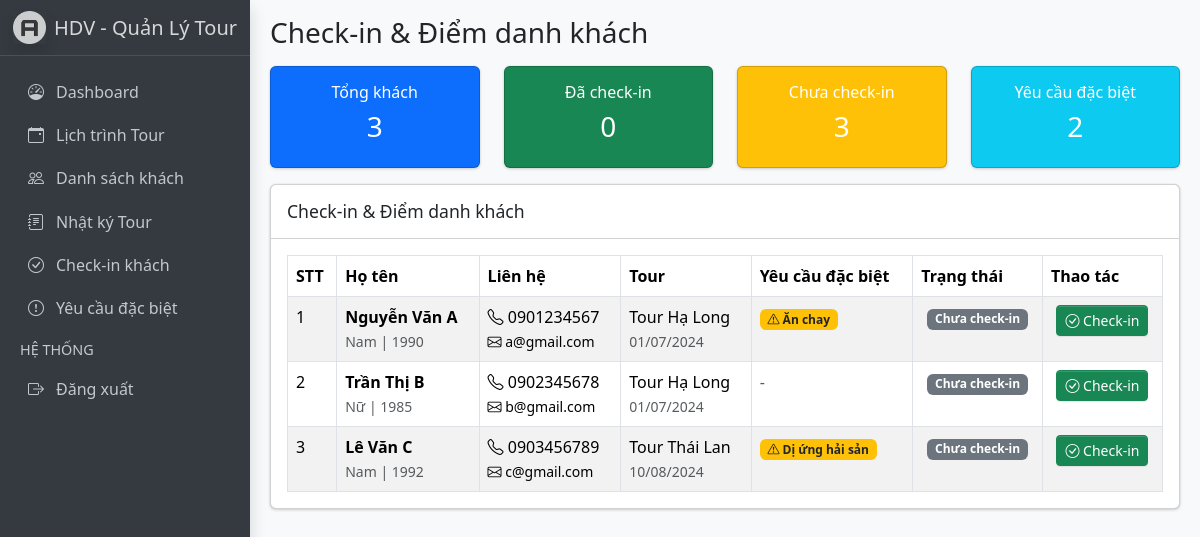
The page /guide/checkin (signed in) on the database its author committed.
### tables this page shows
CREATE TABLE `customers` (
  `id` bigint(20) NOT NULL,
  `booking_id` bigint(20) DEFAULT NULL,
  `name` varchar(100) NOT NULL,
  `phone` varchar(20) DEFAULT NULL,
  `email` varchar(100) DEFAULT NULL,
  `gender` enum('Nam','Nữ','Khác') DEFAULT NULL,
  `birth_year` int(11) DEFAULT NULL,
  `id_number` varchar(50) DEFAULT NULL,
  `address` text DEFAULT NULL,
  `payment_status` enum('Chưa thanh toán','Đã cọc','Hoàn tất') DEFAULT 'Chưa thanh toán',
  `special_requirements` text DEFAULT NULL,
  `check_in_status` enum('Chưa check-in','Đã check-in') DEFAULT 'Chưa check-in',
  `room_number` varchar(50) DEFAULT NULL,
  `created_at` timestamp NOT NULL DEFAULT current_timestamp(),
  `updated_at` timestamp NOT NULL DEFAULT current_timestamp() ON UPDATE current_timestamp()
);

CREATE TABLE `tours` (
  `id` bigint(20) NOT NULL,
  `name` varchar(255) NOT NULL,
  `description` text DEFAULT NULL,
  `category_id` bigint(20) DEFAULT NULL,
  `schedule` longtext DEFAULT NULL CHECK (json_valid(`schedule`)),
  `images` longtext DEFAULT NULL CHECK (json_valid(`images`)),
  `prices` longtext DEFAULT NULL CHECK (json_valid(`prices`)),
  `policies` longtext DEFAULT NULL CHECK (json_valid(`policies`)),
  `suppliers` longtext DEFAULT NULL CHECK (json_valid(`suppliers`)),
  `price` decimal(15,2) DEFAULT NULL,
  `status` tinyint(4) NOT NULL,
  `created_at` timestamp NOT NULL DEFAULT current_timestamp(),
  `updated_at` timestamp NOT NULL DEFAULT current_timestamp() ON UPDATE current_timestamp()
);

CREATE TABLE `bookings` (
  `id` bigint(20) NOT NULL,
  `tour_id` bigint(20) DEFAULT NULL,
  `customer_name` varchar(100) DEFAULT NULL,
  `customer_phone` varchar(20) DEFAULT NULL,
  `customer_email` varchar(100) DEFAULT NULL,
  `booking_type` enum('Khách lẻ','Đoàn') DEFAULT NULL,
  `num_people` int(11) DEFAULT NULL,
  `created_by` bigint(20) DEFAULT NULL,
  `assigned_guide_id` bigint(20) DEFAULT NULL,
  `status` bigint(20) DEFAULT NULL,
  `start_date` date DEFAULT NULL,
  `end_date` date DEFAULT NULL,
  `special_requirements` text DEFAULT NULL,
  `schedule_detail` longtext DEFAULT NULL CHECK (json_valid(`schedule_detail`)),
  `service_detail` longtext DEFAULT NULL CHECK (json_valid(`service_detail`)),
  `diary` longtext DEFAULT NULL CHECK (json_valid(`diary`)),
  `lists_file` longtext DEFAULT NULL CHECK (json_valid(`lists_file`)),
  `notes` text DEFAULT NULL,
  `created_at` timestamp NOT NULL DEFAULT current_timestamp(),
  `updated_at` timestamp NOT NULL DEFAULT current_timestamp() ON UPDATE current_timestamp()
);

### src/helpers/helpers.php (called while the page is built, shortened)
<?php
function view_path(string $view): string
{
    $normalized = str_replace('.', DIRECTORY_SEPARATOR, $view);
    return BASE_PATH . DIRECTORY_SEPARATOR . 'views' . DIRECTORY_SEPARATOR . $normalized . '.php';
}
function view(string $view, array $data = []): void
{
    $file = view_path($view);
    extract($data, EXTR_OVERWRITE);
    include $file;
}

### src/controllers/GuideController.php (called while the page is built, shortened)
<?php
class GuideController
{
    public function checkin()
    {
        $customers = Customer::getAll();
        view('guide.checkin', [
            'title' => 'Check-in khách',
            'pageTitle' => 'Check-in & Điểm danh khách',
            'customers' => $customers
        ]);
    }
}

### index.php (called while the page is built, shortened)
<?php
require_once __DIR__ . '/src/helpers/helpers.php';
if (file_exists(__DIR__ . '/src/models/Customer.php')) require_once __DIR__ . '/src/models/Customer.php';
require_once __DIR__ . '/src/controllers/GuideController.php';
$homeController = new HomeController();
$authController = new AuthController();
$categoryController = new CategoryController();
$adminController = new AdminController();
$guideController = new GuideController();
$act = $_GET['act'] ?? '/';
match ($act) {
    '/', 'welcome' => $homeController->welcome(),
    'home' => $homeController->home(),
    'login' => $authController->login(),
    'check-login' => $authController->checkLogin(),
    'logout' => $authController->logout(),
    'categories' => $categoryController->index(),
    'admin/dashboard' => $homeController->home(),
    'admin/tours' => $adminController->tours(),
    'admin/tours/add' => $adminController->addTour(),
    'admin/tours/edit' => $adminController->editTour(),
    'admin/tours/view' => $adminController->viewTour(),
    'admin/bookings' => $adminController->bookings(),
    'admin/bookings/add' => $adminController->addBooking(),
    'admin/bookings/customers' => $adminController->bookingCustomers(),
    'admin/customers' => $adminController->customers(),
    'admin/customers/add' => $adminController->addCustomer(),
    'admin/guides' => $adminController->guides(),
    'admin/reports' => $adminController->reports(),
    'admin/schedules' => $adminController->schedules(),
    'admin/schedules/add' => $adminController->addSchedule(),
    'admin/schedules/edit' => $adminController->editSchedule(),
    'admin/rooms' => $adminController->rooms(),
    'admin/expenses' => $adminController->expenses(),
    'admin/revenue' => $adminController->revenue(),
    'admin/customers/checkin' => $adminController->customerCheckIn(),
    'admin/customers/assign-room' => $adminController->assignRoom(),
    'admin/print-guest-list' => $adminController->printGuestList(),
    'guide/dashboard' => $guideController->dashboard(),
    'guide/schedule' => $guideController->schedule(),
    'guide/customers' => $guideController->customers(),
    'guide/diary' => $guideController->diary(),
    'guide/checkin' => $guideController->checkin(),
    'guide/requirements' => $guideController->requirements(),
    'guide/update-requirement' => $guideController->updateRequirement(),
    'guide/save-diary' => $guideController->saveDiary(),
    default => $homeController->notFound(),
};

### src/models/Customer.php (called while the page is built, shortened)
<?php
class Customer
{
    public static function getAll()
    {
        $db = getDB();
        $stmt = $db->query("
            SELECT c.*, b.id as booking_id, t.name as tour_name, b.start_date
            FROM customers c
            LEFT JOIN bookings b ON c.booking_id = b.id
            LEFT JOIN tours t ON b.tour_id = t.id
            ORDER BY c.created_at DESC
        ");
        return $stmt->fetchAll(PDO::FETCH_ASSOC);
    }
}
?>

### views/guide/checkin.php (the view, shortened to what this page needs)
<div class="row mb-3">
  <div class="col-md-3">
    <div class="card bg-primary text-white">
      <div class="card-body text-center">
        <h6>Tổng khách</h6>
        <h3><?= count($customers) ?></h3>
      </div>
    </div>
  </div>
  <div class="col-md-3">
    <div class="card bg-success text-white">
      <div class="card-body text-center">
        <h6>Đã check-in</h6>
        <h3><?= count(array_filter($customers, fn($c) => $c['check_in_status'] == 'Đã check-in')) ?></h3>
      </div>
    </div>
  </div>
  <div class="col-md-3">
    <div class="card bg-warning text-white">
      <div class="card-body text-center">
        <h6>Chưa check-in</h6>
        <h3><?= count(array_filter($customers, fn($c) => $c['check_in_status'] == 'Chưa check-in')) ?></h3>
      </div>
    </div>
  </div>
  <div class="col-md-3">
    <div class="card bg-info text-white">
      <div class="card-body text-center">
        <h6>Yêu cầu đặc biệt</h6>
        <h3><?= count(array_filter($customers, fn($c) => !empty($c['special_requirements']))) ?></h3>
      </div>
    </div>
  </div>
</div>
<div class="card">
  <div class="card-header">
    <h3 class="card-title">Check-in & Điểm danh khách</h3>
  </div>
  <div class="card-body">
    <table class="table table-bordered table-striped">
      <thead>
        <tr>
          <th>STT</th>
          <th>Họ tên</th>
          <th>Liên hệ</th>
          <th>Tour</th>
          <th>Yêu cầu đặc biệt</th>
          <th>Trạng thái</th>
          <th>Thao tác</th>
        </tr>
      </thead>
      <tbody>
        <?php if (empty($customers)): ?>
          <tr>
            <td colspan="7" class="text-center text-muted">Chưa có khách</td>
          </tr>
        <?php else: ?>
          <?php foreach ($customers as $index => $c): ?>
            <tr>
              <td><?= $index + 1 ?></td>
              <td>
                <strong><?= htmlspecialchars($c['name']) ?></strong><br>
                <small class="text-muted">
                  <?php if ($c['gender']): ?>
                    <?= $c['gender'] ?>
                  <?php endif; ?>
                  <?php if ($c['birth_year']): ?>
                    | <?= $c['birth_year'] ?>
                  <?php endif; ?>
                </small>
              </td>
              <td>
                <?php if ($c['phone']): ?>
                  <i class="bi bi-telephone"></i> <?= htmlspecialchars($c['phone']) ?><br>
                <?php endif; ?>
                <?php if ($c['email']): ?>
                  <small><i class="bi bi-envelope"></i> <?= htmlspecialchars($c['email']) ?></small>
                <?php endif; ?>
              </td>
              <td>
                <?= htmlspecialchars($c['tour_name'] ?? 'N/A') ?><br>
                <?php if ($c['start_date']): ?>
                  <small class="text-muted"><?= date('d/m/Y', strtotime($c['start_date'])) ?></small>
                <?php endif; ?>
              </td>
              <td>
                <?php if (!empty($c['special_requirements'])): ?>
                  <span class="badge bg-warning text-dark">
                    <i class="bi bi-exclamation-triangle"></i> <?= htmlspecialchars($c['special_requirements']) ?>
                  </span>
                <?php else: ?>
                  <span class="text-muted">-</span>
                <?php endif; ?>
              </td>
              <td class="text-center">
                <?php if ($c['check_in_status'] == 'Đã check-in'): ?>
                  <span class="badge bg-success"><i class="bi bi-check-circle"></i> Đã check-in</span>
                <?php else: ?>
                  <span class="badge bg-secondary">Chưa check-in</span>
                <?php endif; ?>
              </td>
              <td class="text-center">
                <?php if ($c['check_in_status'] == 'Đã check-in'): ?>
                  <a href="<?= BASE_URL ?>guide/checkin?id=<?= $c['id'] ?>&status=Chưa check-in" class="btn btn-sm btn-warning">
                    <i class="bi bi-x-circle"></i> Hủy
                  </a>
                <?php else: ?>
                  <a href="<?= BASE_URL ?>guide/checkin?id=<?= $c['id'] ?>&status=Đã check-in" class="btn btn-sm btn-success">
                    <i class="bi bi-check-circle"></i> Check-in
                  </a>
                <?php endif; ?>
              </td>
            </tr>
          <?php endforeach; ?>
        <?php endif; ?>
      </tbody>
    </table>
  </div>
</div>

### rows shown on the page
customers: name "Nguyễn Văn A", gender "Nam", birth_year "1990", phone "0901234567", email "a@gmail.com", tours.name "Tour Hạ Long", booking.start_date "01/07/2024", special_requirements "Ăn chay", check_in_status "Chưa check-in"
customers: name "Trần Thị B", gender "Nữ", birth_year "1985", phone "0902345678", email "b@gmail.com", tours.name "Tour Hạ Long", booking.start_date "01/07/2024", check_in_status "Chưa check-in"
customers: name "Lê Văn C", gender "Nam", birth_year "1992", phone "0903456789", email "c@gmail.com", tours.name "Tour Thái Lan", booking.start_date "10/08/2024", special_requirements "Dị ứng hải sản", check_in_status "Chưa check-in"

### other values the page prints
$pageTitle "Check-in & Điểm danh khách"
count($customers) "3"
